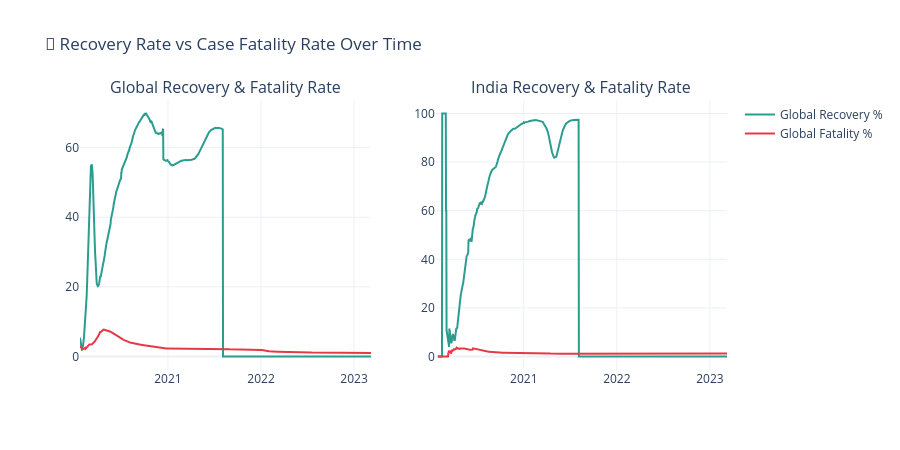

This figure's notebook cell:
### Markdown cell above
## 📊 Step 11 — Recovery vs Fatality Rate Comparison

### Code cell
fig = make_subplots(rows=1, cols=2,
                    subplot_titles=['Global Recovery & Fatality Rate', 'India Recovery & Fatality Rate'])

for col_idx, (df, label) in enumerate([(global_df,'Global'),(india_df,'India')], start=1):
    fig.add_trace(go.Scatter(
        x=df['date'], y=df['recovery_rate'],
        name=f'{label} Recovery %', line=dict(color='#2A9D8F'),
        showlegend=(col_idx==1)
    ), row=1, col=col_idx)
    fig.add_trace(go.Scatter(
        x=df['date'], y=df['fatality_rate'],
        name=f'{label} Fatality %', line=dict(color='#E63946'),
        showlegend=(col_idx==1)
    ), row=1, col=col_idx)

fig.update_layout(
    title='💉 Recovery Rate vs Case Fatality Rate Over Time',
    height=450, template='plotly_white', hovermode='x unified'
)
fig.show()

### Figure 1 — Plotly figure (JSON) as saved in the notebook; plotly's stock layout.template omitted (floating-point values rounded to 4 significant figures; data arrays with more than 128 entries replaced by an {"elided": "..."} marker saying what was removed)
{"data": [{"line": {"color": "#2A9D8F"}, "name": "Global Recovery %", "showlegend": true, "type": "scatter", "x": {"elided": "1143 str values"}, "xaxis": "x", "y": {"elided": "1143 float values"}, "yaxis": "y"}, {"line": {"color": "#E63946"}, "name": "Global Fatality %", "showlegend": true, "type": "scatter", "x": {"elided": "1143 str values"}, "xaxis": "x", "y": {"elided": "1143 float values"}, "yaxis": "y"}, {"line": {"color": "#2A9D8F"}, "name": "India Recovery %", "showlegend": false, "type": "scatter", "x": {"elided": "1143 str values"}, "xaxis": "x2", "y": {"elided": "1143 float values"}, "yaxis": "y2"}, {"line": {"color": "#E63946"}, "name": "India Fatality %", "showlegend": false, "type": "scatter", "x": {"elided": "1143 str values"}, "xaxis": "x2", "y": {"elided": "1143 float values"}, "yaxis": "y2"}], "layout": {"annotations": [{"font": {"size": 16}, "showarrow": false, "text": "Global Recovery & Fatality Rate", "x": 0.225, "xanchor": "center", "xref": "paper", "y": 1.0, "yanchor": "bottom", "yref": "paper"}, {"font": {"size": 16}, "showarrow": false, "text": "India Recovery & Fatality Rate", "x": 0.775, "xanchor": "center", "xref": "paper", "y": 1.0, "yanchor": "bottom", "yref": "paper"}], "height": 450, "hovermode": "x unified", "title": {"text": "💉 Recovery Rate vs Case Fatality Rate Over Time"}, "xaxis": {"anchor": "y", "domain": [0.0, 0.45]}, "xaxis2": {"anchor": "y2", "domain": [0.55, 1.0]}, "yaxis": {"anchor": "x", "domain": [0.0, 1.0]}, "yaxis2": {"anchor": "x2", "domain": [0.0, 1.0]}}}
